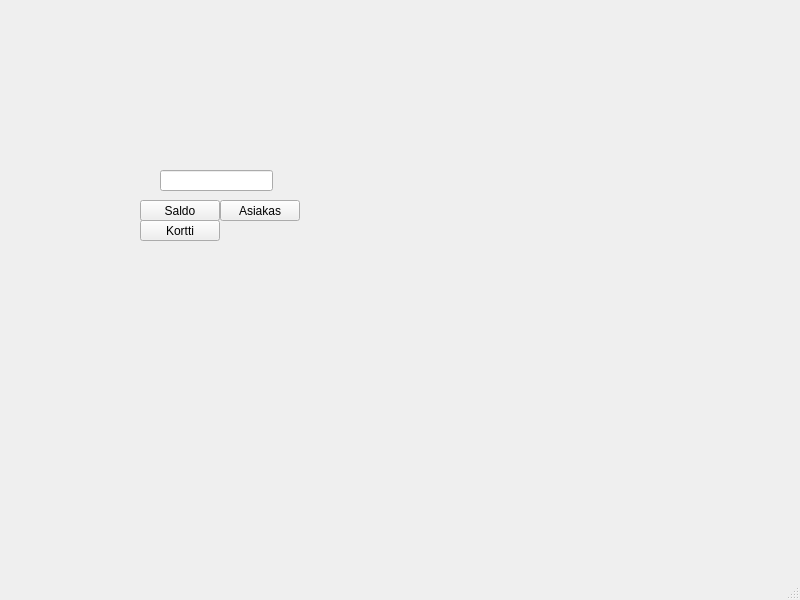
<?xml version="1.0" encoding="UTF-8"?>
<ui version="4.0">
 <class>MainWindow</class>
 <widget class="QMainWindow" name="MainWindow">
  <property name="geometry">
   <rect>
    <x>0</x>
    <y>0</y>
    <width>800</width>
    <height>600</height>
   </rect>
  </property>
  <property name="windowTitle">
   <string>MainWindow</string>
  </property>
  <widget class="QWidget" name="centralwidget">
   <widget class="QPushButton" name="bKortti">
    <property name="geometry">
     <rect>
      <x>140</x>
      <y>220</y>
      <width>80</width>
      <height>21</height>
     </rect>
    </property>
    <property name="text">
     <string>Kortti</string>
    </property>
   </widget>
   <widget class="QPushButton" name="bAsiakas">
    <property name="geometry">
     <rect>
      <x>220</x>
      <y>200</y>
      <width>80</width>
      <height>21</height>
     </rect>
    </property>
    <property name="text">
     <string>Asiakas</string>
    </property>
   </widget>
   <widget class="QPushButton" name="bSaldo">
    <property name="geometry">
     <rect>
      <x>140</x>
      <y>200</y>
      <width>80</width>
      <height>21</height>
     </rect>
    </property>
    <property name="text">
     <string>Saldo</string>
    </property>
   </widget>
   <widget class="QLineEdit" name="lineEdit">
    <property name="geometry">
     <rect>
      <x>160</x>
      <y>170</y>
      <width>113</width>
      <height>21</height>
     </rect>
    </property>
   </widget>
  </widget>
  <widget class="QMenuBar" name="menubar">
   <property name="geometry">
    <rect>
     <x>0</x>
     <y>0</y>
     <width>800</width>
     <height>20</height>
    </rect>
   </property>
  </widget>
  <widget class="QStatusBar" name="statusbar"/>
 </widget>
 <resources/>
 <connections/>
</ui>
